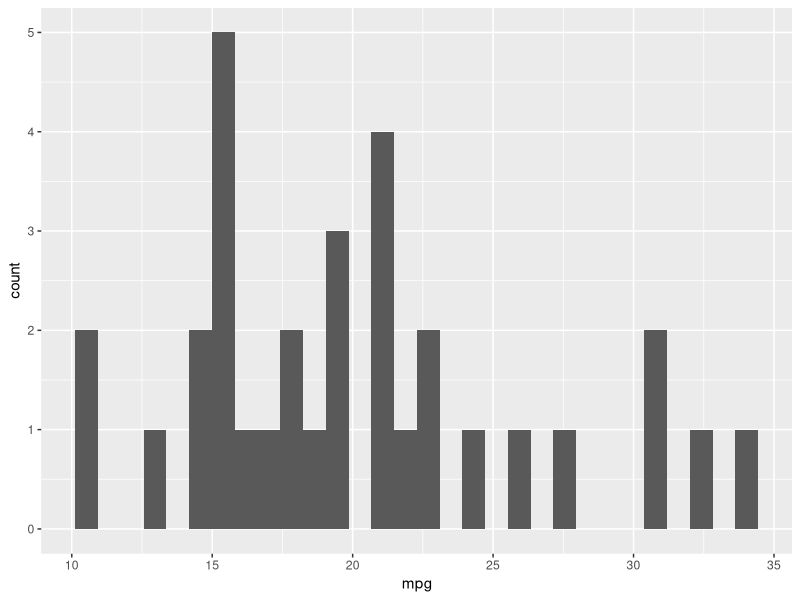
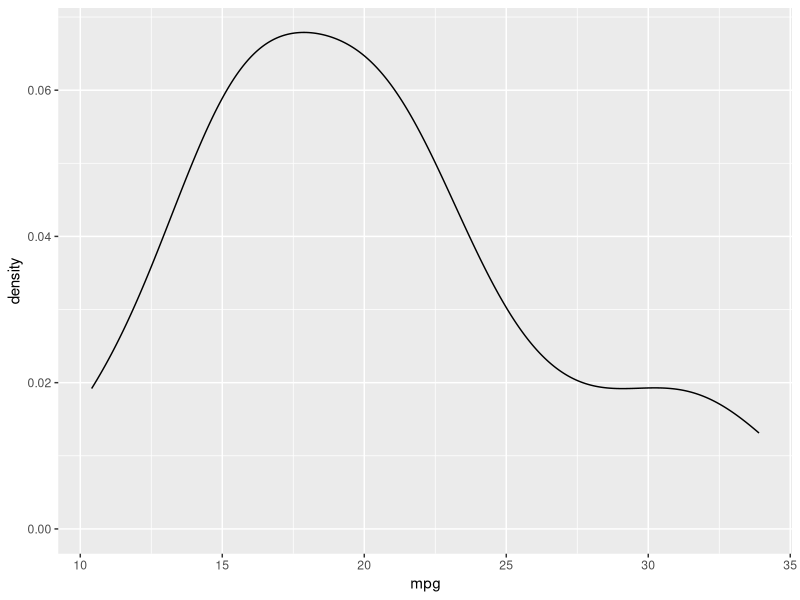
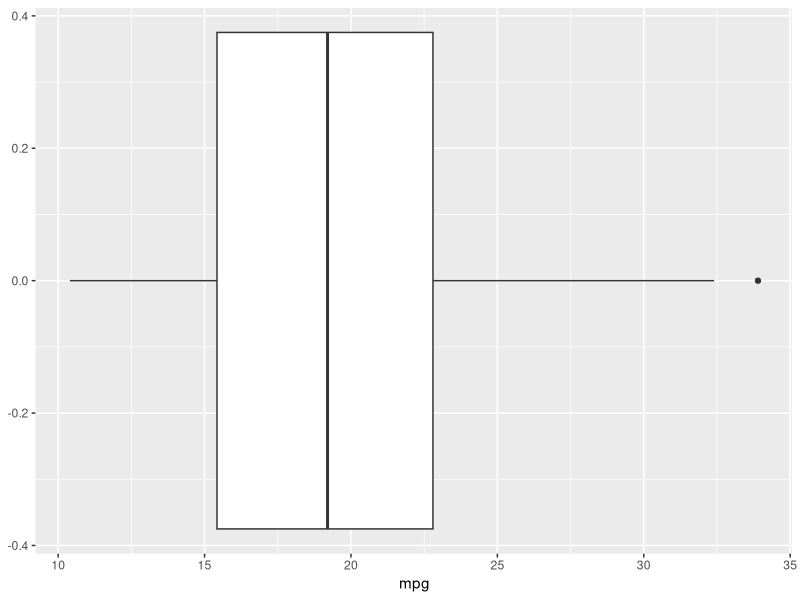
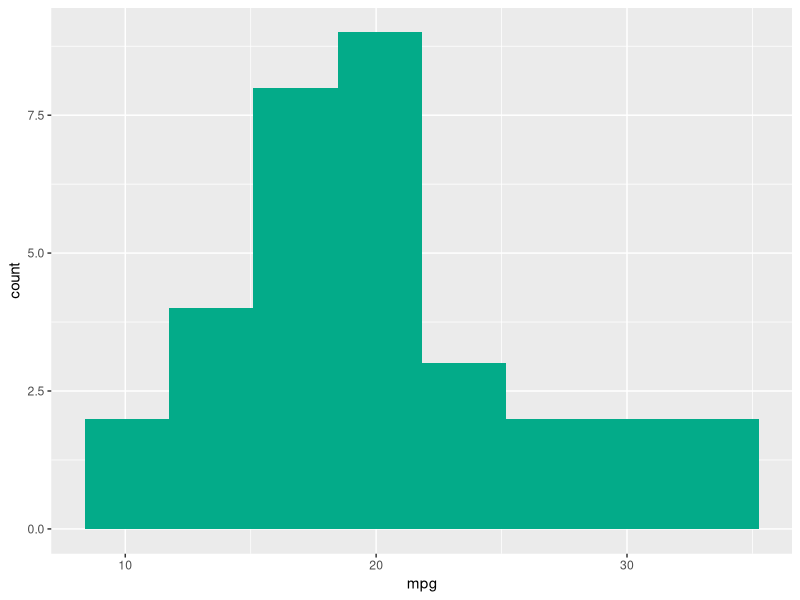
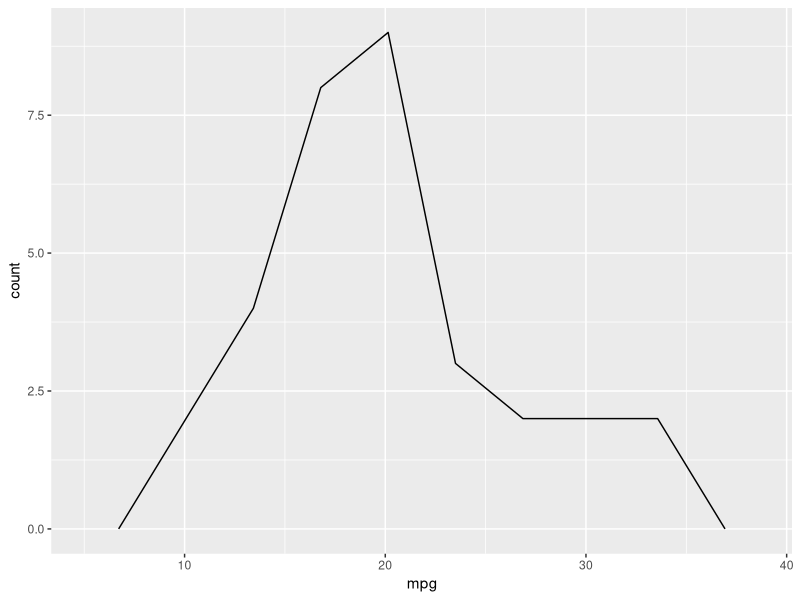
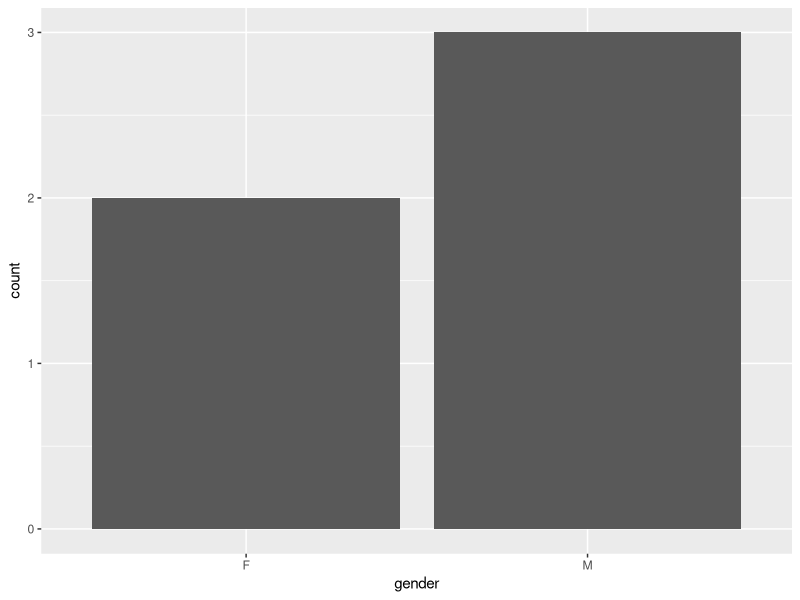
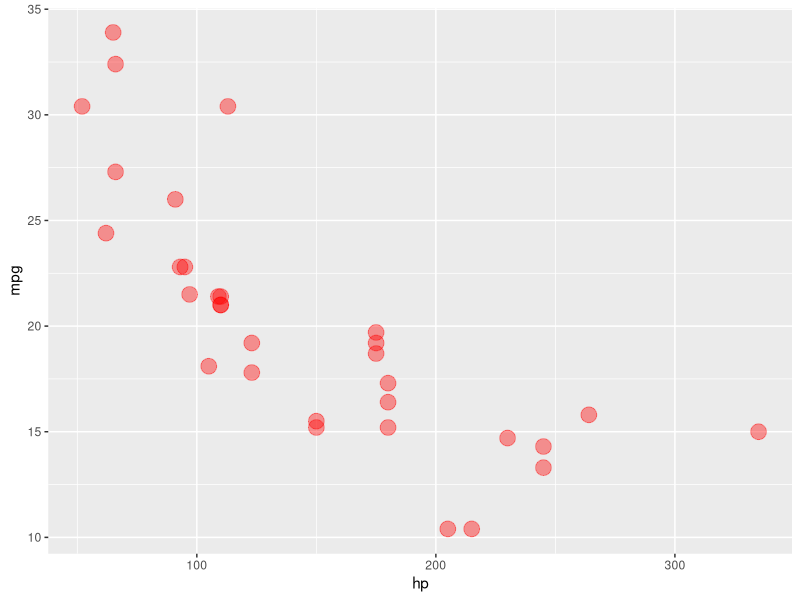
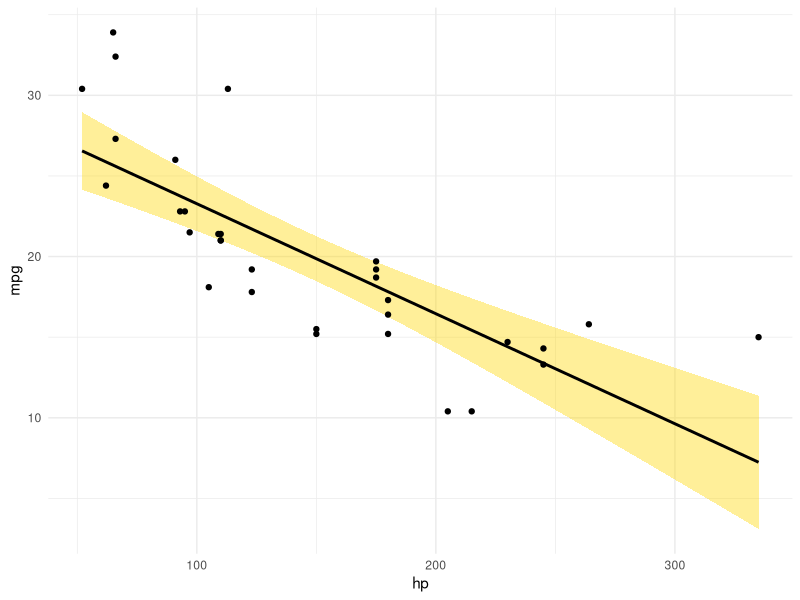

These charts were generated, in order, by the following R code:
# load library

library(tidyverse)
library(ggplot2)
head(mtcars)
View(mtcars)

# my first chart
# one variable, continuous
ggplot(data = mtcars,
       mapping = aes(x = mpg)) +
  geom_histogram()

ggplot(data = mtcars,
       mapping = aes(x = mpg)) +
  geom_density()

ggplot(data = mtcars,
       mapping = aes(x = mpg)) +
  geom_boxplot()

## base layer
base <- ggplot(data = mtcars,
       mapping = aes(x = mpg))

base + geom_histogram(bins=8, fill="#03ab89")

base + geom_freqpoly(bins=8)

## one variable - discrete

student <- data.frame(id=1:5, 
                      gender=c("M","M","M","F","F"))

ggplot(data = student,
       mapping = aes(x = gender)) +
  geom_bar()

## two variables, both continuous

base2 <- ggplot(mtcars, aes(x=hp, y=mpg))

base2 +
  geom_point(size=5, col="red", alpha=0.4) 

base2 +
  # linear model lm
  geom_smooth(method = "lm",
              col = "black",
              fill = "gold") +
  geom_point() +
  theme_minimal()

## two variables, one discrete, 
## one continuous

ggplot(diamonds,
       aes(price)) +
  geom_boxplot() +
  coord_flip()

ggplot(diamonds,
       aes(x=cut, y=price)) +
  geom_boxplot()

ggplot(diamonds,
       aes(x=cut, y=price)) +
  geom_violin()

## summarize data => build geom_col

p1 <- diamonds %>%
  group_by(cut) %>%
  summarise(
    med_price = median(price)
  ) %>%
  ggplot(aes(cut, med_price)) +
  geom_col() +
  theme_minimal()

p1

## qplot => quick plot
## ggplot2

p1 <- qplot(x=price, 
      data=diamonds, 
      geom="histogram",
      bins=10)

# independent variable => x
# dependent variable => y
p2 <- qplot(x=carat,
      y=price,
      data=diamonds,
      geom="point")

p3 <- qplot(x=cut,
      data=diamonds,
      geom="bar")

## ggplot()
## overplotting
set.seed(95)

mini_diamonds <- sample_frac(diamonds, 
                             0.03)

ggplot(mini_diamonds, 
       aes(carat, price, col=cut)) + 
  geom_point(alpha=0.8) +
  theme_minimal() +
  scale_color_brewer(type="qual",
                     palette = 1)

ggplot(mini_diamonds, 
       aes(carat, price, col=price)) + 
  geom_point(alpha=0.8) +
  theme_minimal() +
  scale_color_gradient(low="gold",
                       high="blue")

## facet
## segment our charts into groups
ggplot(mini_diamonds, 
       aes(carat, price, col=price)) + 
  geom_point(alpha=0.8) +
  theme_minimal() +
  scale_color_gradient(low="gold",
                       high="blue") +
  facet_wrap(~cut, ncol = 2)

ggplot(mini_diamonds, 
       aes(carat, price, col=price)) + 
  geom_point(alpha=0.8) +
  geom_smooth() +
  theme_minimal() +
  scale_color_gradient(low="gold",
                       high="blue") +
  facet_grid(cut ~ clarity)

## labels 
ggplot(mtcars, aes(hp, mpg)) +
  geom_point() +
  theme_minimal() +
  labs(
    title = "My first scatter plot",
    subtitle = "Awesome work!",
    x = "Horse Power",
    y = "Miles per Gallon",
    caption = "Source: R Studio"
  )

## simple bar chart
library(ggthemes)
ggplot(diamonds, aes(cut,fill=color)) +
  geom_bar(position="stack") +
  theme_wsj()

## install more themes for ggplot charts
